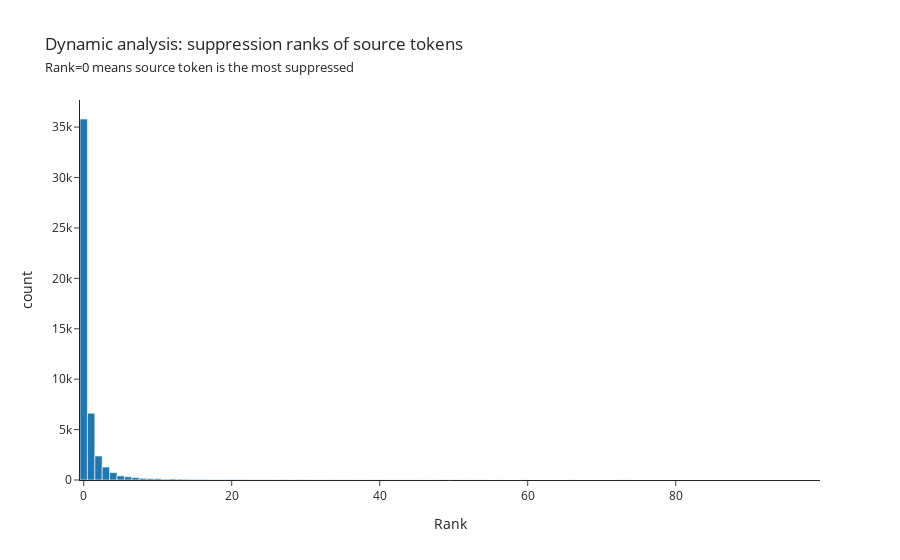

Notebook code cell kept with this figure:
### Markdown cell above
# Section 3.2 - QK circuit

### Code cell
W_Q = model.W_Q[10, 7]
W_K = model.W_K[10, 7]

full_QK_circuit = FactoredMatrix(W_U.T @ W_Q, W_K.T @ W_EE.T)

diag_elem_positive_ranks = []

for i in tqdm(range(model.cfg.d_vocab)):
    row = full_QK_circuit[i, :].AB.squeeze()
    diag_elem = row[i]
    diag_elem_positive_rank = (diag_elem < row).sum().item() # This is zero when diag elem is maximal
    diag_elem_positive_ranks.append(diag_elem_positive_rank)

diag_elem_positive_ranks = t.tensor(diag_elem_positive_ranks)

print(f"Mean rank = {diag_elem_positive_ranks.float().mean().item():.2f}")
print(f"Median rank = {diag_elem_positive_ranks.float().median().item():.0f}\n")

print(f"Proportion with rank zero = {(diag_elem_positive_ranks == 0).float().mean():.2%}")
print(f"Proportion with rank less than 10 = {(diag_elem_positive_ranks < 10).float().mean():.2%}\n")

print(f"Quantity with rank more than 10% = {(diag_elem_positive_ranks > 0.1 * model.cfg.d_vocab).sum()}")
print(f"Quantity with rank more than 5% = {(diag_elem_positive_ranks > 0.05 * model.cfg.d_vocab).sum()}")

# Histogram, with all values above 100 cropped so the pattern is more visible
hist(
    diag_elem_positive_ranks[diag_elem_positive_ranks < 100], 
    title=create_title_and_subtitles("Dynamic analysis: suppression ranks of source tokens", ["Rank=0 means source token is the most suppressed"]),
    template="simple_white",
    labels={"x": "Rank"},
)

### Figure 1 — Plotly figure (JSON) as saved in the notebook; plotly's stock layout.template omitted (floating-point values rounded to 4 significant figures; data arrays with more than 128 entries replaced by an {"elided": "..."} marker saying what was removed)
{"data": [{"alignmentgroup": "True", "bingroup": "x", "hovertemplate": "Rank=%{x}<br>count=%{y}<extra></extra>", "legendgroup": "", "marker": {"color": "#1F77B4", "pattern": {"shape": ""}}, "name": "", "offsetgroup": "", "orientation": "v", "showlegend": false, "type": "histogram", "x": {"elided": "49749 int values"}, "xaxis": "x", "yaxis": "y"}], "layout": {"autosize": false, "bargap": 0, "barmode": "overlay", "hovermode": "x unified", "legend": {"tracegroupgap": 0}, "modebar": {"add": ["drawline", "drawopenpath", "drawclosedpath", "drawcircle", "drawrect", "eraseshape"]}, "title": {"text": "Dynamic analysis: suppression ranks of source tokens<br><span style='font-size:13px'>Rank=0 means source token is the most suppressed</span>"}, "xaxis": {"anchor": "y", "domain": [0, 1], "title": {"text": "Rank"}}, "yaxis": {"anchor": "x", "domain": [0, 1], "title": {"text": "count"}}}}
